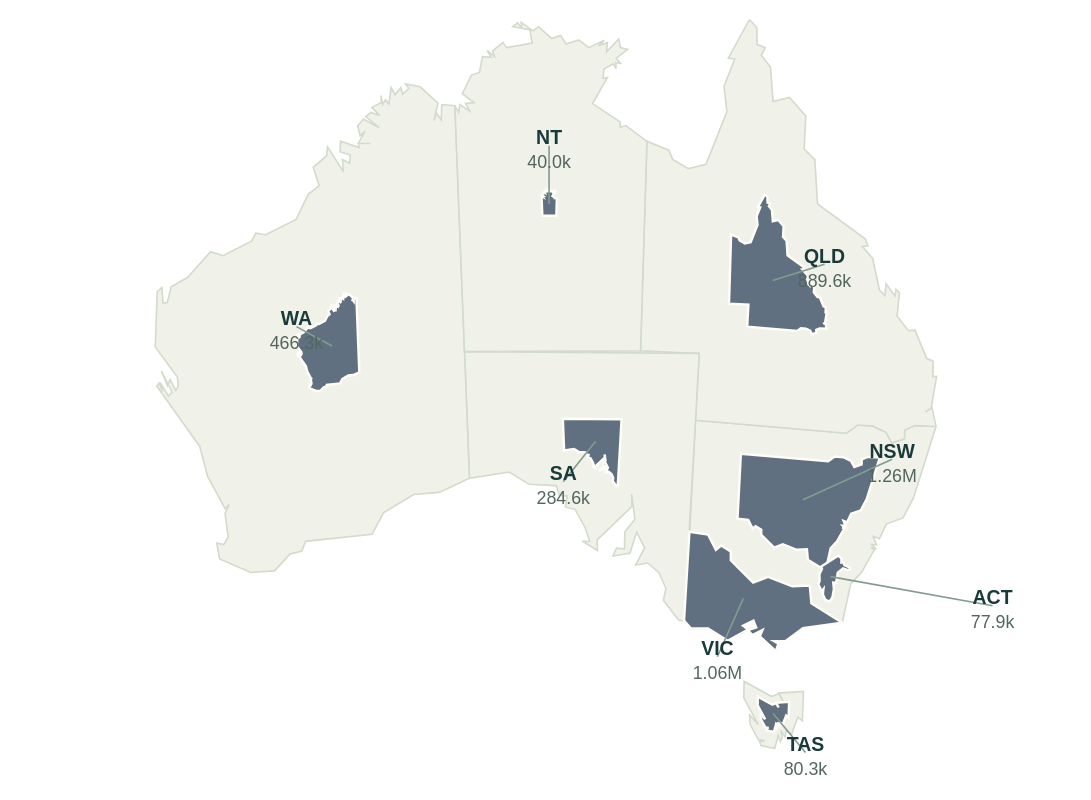

Specify this chart in Vega-Lite:
### Vega-Lite specification from a JSON file in a GitHub repository (floating-point values rounded to 4 significant figures; data arrays with more than 128 entries replaced by an {"elided": "..."} marker saying what was removed)
{"$schema": "https://vega.github.io/schema/vega-lite/v5.json", "background": "transparent", "padding": 12, "config": {"font": "Arial", "view": {"stroke": null}, "axis": {"labelFontSize": 12, "titleFontSize": 12, "titleFontWeight": "normal", "labelColor": "#193a3a", "titleColor": "#193a3a", "domain": false, "gridColor": "#e1e5dd", "labelPadding": 6, "titlePadding": 12}, "legend": {"orient": "bottom", "titleLimit": 300, "labelLimit": 220, "labelFontSize": 11, "titleFontSize": 11, "titleFontWeight": "normal"}, "title": {"anchor": "start", "fontSize": 14, "color": "#193a3a"}}, "width": 650, "height": 470, "projection": {"type": "identity", "reflectY": false, "scale": 1, "translate": [0, 0]}, "layer": [{"data": {"values": [{"type": "Feature", "properties": {"state": "New South Wales", "abbr": "NSW", "total": 1257730}, "geometry": {"type": "Polygon", "coordinates": [[[519.9, 341.2], [513.2, 348.3], [507.9, 372.4], [488.9, 360.5], [487.9, 349.4], [477.1, 349.9], [462.2, 344.1], [452.9, 347.7], [439.1, 333.9], [439.1, 328.4], [433.1, 324.7], [429.9, 327.4], [425.1, 318.0], [413.8, 316.8], [417.3, 247.4], [510.6, 255.4], [517.6, 250.3], [526.9, 251.1], [534.9, 254.9], [538.5, 261.5], [546.3, 258.8], [546.4, 253.4], [552.8, 250.7], [565.8, 251.3], [551.9, 295.4], [545.4, 307.7], [535.1, 311.5], [530.8, 320.6], [527.0, 319.1], [529.0, 324.4], [526.1, 324.1], [528.3, 326.5], [525.5, 326.0], [527.7, 327.2], [519.9, 341.2]]]}}, {"type": "Feature", "properties": {"state": "Victoria", "abbr": "VIC", "total": 1064538}, "geometry": {"type": "Polygon", "coordinates": [[[413.6, 316.2], [425.1, 318.0], [429.9, 327.4], [433.1, 324.7], [439.1, 328.4], [439.1, 333.9], [452.9, 347.7], [462.2, 344.1], [477.1, 349.9], [487.9, 349.4], [488.9, 360.5], [507.9, 372.4], [483.7, 375.7], [473.0, 383.7], [465.8, 383.8], [468.5, 385.4], [466.9, 390.0], [457.0, 380.9], [458.7, 376.9], [452.4, 380.0], [449.6, 377.0], [454.8, 375.3], [453.1, 371.1], [446.7, 374.2], [449.8, 376.6], [437.2, 383.6], [425.1, 375.9], [414.3, 375.7], [410.2, 371.1], [413.6, 316.2]]]}}, {"type": "Feature", "properties": {"state": "Queensland", "abbr": "QLD", "total": 889635}, "geometry": {"type": "Polygon", "coordinates": [[[565.8, 251.3], [552.8, 250.7], [546.4, 253.4], [546.3, 258.8], [538.5, 261.5], [534.9, 254.9], [526.9, 251.1], [517.6, 250.3], [510.6, 255.4], [417.3, 247.4], [419.6, 206.2], [383.4, 204.6], [387.3, 75.21], [400.9, 80.71], [403.2, 86.37], [412.9, 92.1], [423.8, 89.38], [436.7, 57.03], [434.9, 41.16], [441.6, 24.51], [437.6, 23.86], [450.7, 0], [455.1, 5.091], [455.4, 15.51], [460.4, 17.47], [457.9, 22.11], [463.6, 29.36], [465.2, 50.61], [475.3, 48.18], [485.4, 59.58], [484.4, 79.98], [491.0, 86.57], [492.7, 113.9], [522.2, 135.6], [523.8, 139.8], [520.3, 140.2], [526.7, 147.4], [530.9, 167.0], [534.2, 170.4], [535.0, 163.2], [540.4, 170.7], [541.1, 166.6], [543.2, 168.7], [541.8, 183.2], [548.7, 192.0], [552.8, 191.8], [560.0, 209.2], [564.1, 211.1], [563.8, 220.5], [566.2, 220.3], [562.8, 240.0], [559.2, 242.3], [563.3, 239.6], [565.8, 251.3]]]}}, {"type": "Feature", "properties": {"state": "South Australia", "abbr": "SA", "total": 284559}, "geometry": {"type": "Polygon", "coordinates": [[[417.3, 247.4], [410.2, 371.1], [406.9, 370.9], [397.5, 358.5], [399.1, 351.1], [394.7, 341.4], [387.8, 335.5], [380.4, 336.8], [385.9, 326.1], [381.0, 316.5], [376.8, 329.6], [366.4, 331.2], [368.6, 326.4], [373.5, 326.8], [373.7, 316.2], [379.9, 308.5], [377.9, 292.9], [378.0, 300.8], [356.6, 321.2], [356.8, 327.8], [347.5, 321.9], [352.0, 322.2], [349.1, 313.6], [343.0, 302.5], [337.0, 300.9], [338.2, 294.2], [333.4, 293.8], [331.3, 287.8], [314.5, 287.0], [302.4, 279.4], [277.8, 283.3], [274.7, 205.0], [419.6, 206.2], [417.3, 247.4]]]}}, {"type": "Feature", "properties": {"state": "Western Australia", "abbr": "WA", "total": 466285}, "geometry": {"type": "Polygon", "coordinates": {"elided": "1x88x2 float values"}}}, {"type": "Feature", "properties": {"state": "Tasmania", "abbr": "TAS", "total": 80280}, "geometry": {"type": "Polygon", "coordinates": [[[470.9, 443.5], [469.7, 445.6], [468.3, 442.0], [466.2, 450], [457.8, 448.3], [456.9, 445.7], [460.1, 445.2], [456.1, 444.7], [451.0, 435.1], [450.7, 429.3], [456.0, 435.1], [447.1, 418.8], [447.3, 408.6], [464.4, 417.9], [468.6, 416.2], [471.7, 421.3], [468.8, 415.8], [484.0, 414.8], [483.3, 433.0], [480.5, 430.7], [476.6, 441.3], [473.3, 439.1], [472.6, 442.9], [469.9, 438.9], [470.9, 443.5]]]}}, {"type": "Feature", "properties": {"state": "Northern Territory", "abbr": "NT", "total": 40005}, "geometry": {"type": "Polygon", "coordinates": [[[387.3, 75.21], [383.4, 204.6], [274.7, 205.0], [268.8, 53.26], [271.1, 57.49], [271.8, 52.6], [277.9, 56.43], [275.4, 51.8], [280.7, 51.35], [273.4, 45.81], [279.0, 34.32], [284.0, 32.69], [285.8, 22.99], [291.1, 23.38], [288.8, 19.3], [293.3, 22.93], [292.1, 19.35], [298.5, 14.26], [300.8, 17.42], [316.5, 14.64], [315.1, 6.395], [304.5, 4.552], [307.6, 1.974], [310.2, 5.793], [309.7, 1.81], [317.0, 7.04], [320.4, 4.48], [328.6, 11.75], [334.0, 9.876], [337.5, 15.21], [345.3, 12.7], [351.5, 17.42], [361.0, 12.87], [357.5, 16.15], [362.9, 14.36], [362.4, 20.1], [369.9, 12.09], [371.0, 17.32], [375.4, 18.48], [368.4, 24.08], [371.0, 27.08], [368.1, 26.75], [368.3, 30.37], [366.5, 27.39], [360.8, 30.65], [360.3, 36.41], [363.0, 35.78], [353.8, 51.93], [370.9, 63.41], [370.7, 66.51], [374.3, 65.51], [387.3, 75.21]]]}}, {"type": "Feature", "properties": {"state": "Australian Capital Territory", "abbr": "ACT", "total": 77886}, "geometry": {"type": "Polygon", "coordinates": [[[503.6, 340.5], [503.9, 341.2], [505.2, 341.8], [505.2, 342.2], [504.7, 342.4], [503.6, 342.0], [502.4, 343.0], [502.0, 345.4], [501.3, 345.3], [501.5, 346.9], [501.1, 348.7], [500.5, 349.7], [499.5, 349.4], [498.9, 348.1], [499.0, 346.8], [498.6, 347.3], [497.8, 345.7], [498.1, 345.0], [498.1, 343.3], [498.7, 342.1], [498.5, 341.6], [502.5, 339.0], [503.2, 339.6], [503.2, 340.6], [503.6, 340.5]]]}}]}, "mark": {"type": "geoshape", "fill": "#f0f1e8", "stroke": "#d3dbcd", "strokeWidth": 1}, "encoding": {"tooltip": [{"field": "properties.state", "title": "Geographic reference"}]}}, {"data": {"values": [{"type": "Feature", "properties": {"state": "New South Wales", "abbr": "NSW", "total": 1257730}, "geometry": {"type": "Polygon", "coordinates": [[[504.6, 322.3], [500.7, 326.4], [497.7, 340.4], [486.7, 333.5], [486.1, 327.1], [479.9, 327.4], [471.2, 324.0], [465.9, 326.1], [457.9, 318.1], [457.9, 314.9], [454.4, 312.8], [452.6, 314.3], [449.8, 308.9], [443.3, 308.2], [445.3, 268.1], [499.2, 272.8], [503.3, 269.8], [508.6, 270.2], [513.3, 272.5], [515.4, 276.3], [519.9, 274.7], [520.0, 271.6], [523.6, 270.0], [531.1, 270.4], [523.1, 295.8], [519.4, 303.0], [513.4, 305.2], [510.9, 310.4], [508.7, 309.6], [509.9, 312.6], [508.2, 312.5], [509.5, 313.8], [507.9, 313.5], [509.1, 314.3], [504.6, 322.3]]]}}, {"type": "Feature", "properties": {"state": "Victoria", "abbr": "VIC", "total": 1064538}, "geometry": {"type": "Polygon", "coordinates": [[[413.6, 316.2], [425.1, 318.0], [429.9, 327.4], [433.1, 324.7], [439.1, 328.4], [439.1, 333.9], [452.9, 347.7], [462.2, 344.1], [477.1, 349.9], [487.9, 349.4], [488.9, 360.5], [507.9, 372.4], [483.7, 375.7], [473.0, 383.7], [465.8, 383.8], [468.5, 385.4], [466.9, 390.0], [457.0, 380.9], [458.7, 376.9], [452.4, 380.0], [449.6, 377.0], [454.8, 375.3], [453.1, 371.1], [446.7, 374.2], [449.8, 376.6], [437.2, 383.6], [425.1, 375.9], [414.3, 375.7], [410.2, 371.1], [413.6, 316.2]]]}}, {"type": "Feature", "properties": {"state": "Queensland", "abbr": "QLD", "total": 889635}, "geometry": {"type": "Polygon", "coordinates": [[[498.3, 191.0], [494.0, 190.8], [491.9, 191.7], [491.8, 193.4], [489.3, 194.3], [488.1, 192.2], [485.4, 190.9], [482.3, 190.6], [480.0, 192.3], [449.2, 189.7], [450.0, 176.0], [438.0, 175.5], [439.3, 132.8], [443.8, 134.6], [444.6, 136.5], [447.7, 138.3], [451.4, 137.4], [455.6, 126.8], [455.0, 121.5], [457.2, 116.0], [455.9, 115.8], [460.2, 107.9], [461.7, 109.6], [461.8, 113.0], [463.5, 113.7], [462.6, 115.2], [464.5, 117.6], [465.0, 124.6], [468.4, 123.8], [471.7, 127.6], [471.4, 134.3], [473.6, 136.5], [474.1, 145.6], [483.9, 152.7], [484.4, 154.1], [483.2, 154.2], [485.4, 156.6], [486.7, 163.1], [487.8, 164.2], [488.1, 161.8], [489.9, 164.3], [490.1, 163.0], [490.8, 163.7], [490.4, 168.5], [492.6, 171.4], [494.0, 171.3], [496.4, 177.0], [497.7, 177.7], [497.6, 180.8], [498.4, 180.7], [497.3, 187.2], [496.1, 188.0], [497.5, 187.1], [498.3, 191.0]]]}}, {"type": "Feature", "properties": {"state": "South Australia", "abbr": "SA", "total": 284559}, "geometry": {"type": "Polygon", "coordinates": [[[371.1, 257.1], [369.3, 288.0], [368.5, 288.0], [366.2, 284.9], [366.5, 283.1], [365.4, 280.6], [363.7, 279.2], [361.9, 279.5], [363.3, 276.8], [362.0, 274.4], [361.0, 277.7], [358.4, 278.1], [358.9, 276.9], [360.1, 277.0], [360.2, 274.3], [361.8, 272.4], [361.3, 268.5], [361.3, 270.5], [355.9, 275.6], [356.0, 277.2], [353.6, 275.8], [354.8, 275.8], [354.1, 273.7], [352.5, 270.9], [351.0, 270.5], [351.3, 268.8], [350.1, 268.7], [349.6, 267.2], [345.4, 267.0], [342.4, 265.1], [336.2, 266.1], [335.4, 246.5], [371.7, 246.8], [371.1, 257.1]]]}}, {"type": "Feature", "properties": {"state": "Western Australia", "abbr": "WA", "total": 466285}, "geometry": {"type": "Polygon", "coordinates": {"elided": "1x88x2 float values"}}}, {"type": "Feature", "properties": {"state": "Tasmania", "abbr": "TAS", "total": 80280}, "geometry": {"type": "Polygon", "coordinates": [[[468.2, 436.4], [467.6, 437.5], [466.9, 435.6], [465.7, 439.8], [461.3, 438.9], [460.8, 437.6], [462.5, 437.3], [460.4, 437.0], [457.7, 432.0], [457.6, 428.9], [460.3, 432.0], [455.7, 423.4], [455.8, 418.0], [464.8, 422.9], [467.0, 422.0], [468.6, 424.7], [467.1, 421.8], [475.1, 421.2], [474.8, 430.9], [473.3, 429.7], [471.2, 435.3], [469.5, 434.1], [469.1, 436.1], [467.7, 434.0], [468.2, 436.4]]]}}, {"type": "Feature", "properties": {"state": "Northern Territory", "abbr": "NT", "total": 40005}, "geometry": {"type": "Polygon", "coordinates": [[[331.7, 110.9], [331.4, 121.2], [322.8, 121.2], [322.3, 109.1], [322.5, 109.4], [322.5, 109.1], [323.0, 109.4], [322.8, 109.0], [323.2, 109.0], [322.7, 108.5], [323.1, 107.6], [323.5, 107.5], [323.7, 106.7], [324.1, 106.7], [323.9, 106.4], [324.2, 106.7], [324.1, 106.4], [324.7, 106.0], [324.8, 106.2], [326.1, 106.0], [326.0, 105.4], [325.1, 105.2], [325.4, 105.0], [325.6, 105.3], [325.6, 105.0], [326.1, 105.4], [326.4, 105.2], [327.1, 105.8], [327.5, 105.6], [327.8, 106.1], [328.4, 105.9], [328.9, 106.2], [329.6, 105.9], [329.4, 106.1], [329.8, 106.0], [329.8, 106.5], [330.3, 105.8], [330.4, 106.2], [330.8, 106.3], [330.2, 106.8], [330.4, 107.0], [330.2, 107.0], [330.2, 107.3], [330.1, 107.0], [329.6, 107.3], [329.6, 107.8], [329.8, 107.7], [329.1, 109.0], [330.4, 109.9], [330.4, 110.2], [330.7, 110.1], [331.7, 110.9]]]}}, {"type": "Feature", "properties": {"state": "Australian Capital Territory", "abbr": "ACT", "total": 77886}, "geometry": {"type": "Polygon", "coordinates": [[[508.3, 334.9], [509.3, 336.8], [512.6, 338.3], [512.8, 339.4], [511.2, 340.0], [508.4, 338.9], [505.2, 341.4], [504.1, 347.9], [502.4, 347.7], [502.8, 351.7], [501.9, 356.7], [500.1, 359.4], [497.6, 358.3], [495.9, 354.9], [496.3, 351.7], [495.2, 353.0], [493.1, 348.7], [493.9, 346.7], [493.8, 342.3], [495.4, 339.2], [495.0, 337.7], [505.5, 330.9], [507.4, 332.6], [507.4, 335.2], [508.3, 334.9]]]}}]}, "mark": {"type": "geoshape", "fill": "#607080", "stroke": "#fffdf7", "strokeWidth": 1.5}, "encoding": {"tooltip": [{"field": "properties.state", "title": "State / territory"}, {"field": "properties.total", "type": "quantitative", "title": "School enrolments · 2025", "format": ",.0f"}]}}, {"data": {"values": [{"state": "New South Wales", "abbr": "NSW", "total": 1257730, "x": 483.7, "y": 296.5, "labelX": 538.7, "labelY": 271.5, "count": "1.26M"}, {"state": "Victoria", "abbr": "VIC", "total": 1064538, "x": 446.8, "y": 357.4, "labelX": 430.8, "labelY": 393.4, "count": "1.06M"}, {"state": "Queensland", "abbr": "QLD", "total": 889635, "x": 465.0, "y": 161.2, "labelX": 497.0, "labelY": 151.2, "count": "889.6k"}, {"state": "South Australia", "abbr": "SA", "total": 284559, "x": 355.7, "y": 260.4, "labelX": 335.7, "labelY": 285.4, "count": "284.6k"}, {"state": "Western Australia", "abbr": "WA", "total": 466285, "x": 193.0, "y": 201.6, "labelX": 171.0, "labelY": 189.6, "count": "466.3k"}, {"state": "Tasmania", "abbr": "TAS", "total": 80280, "x": 465.2, "y": 428.5, "labelX": 485.2, "labelY": 452.5, "count": "80.3k"}, {"state": "Northern Territory", "abbr": "NT", "total": 40005, "x": 326.9, "y": 113.9, "labelX": 326.9, "labelY": 77.94, "count": "40.0k"}, {"state": "Australian Capital Territory", "abbr": "ACT", "total": 77886, "x": 500.7, "y": 343.9, "labelX": 600.7, "labelY": 361.9, "count": "77.9k"}]}, "mark": {"type": "rule", "color": "#829c90", "strokeWidth": 1}, "encoding": {"x": {"field": "x", "type": "quantitative", "axis": null, "scale": {"domain": [0, 650]}}, "y": {"field": "y", "type": "quantitative", "axis": null, "scale": {"domain": [470, 0]}}, "x2": {"field": "labelX"}, "y2": {"field": "labelY"}}}, {"data": {"values": [{"state": "New South Wales", "abbr": "NSW", "total": 1257730, "x": 483.7, "y": 296.5, "labelX": 538.7, "labelY": 271.5, "count": "1.26M"}, {"state": "Victoria", "abbr": "VIC", "total": 1064538, "x": 446.8, "y": 357.4, "labelX": 430.8, "labelY": 393.4, "count": "1.06M"}, {"state": "Queensland", "abbr": "QLD", "total": 889635, "x": 465.0, "y": 161.2, "labelX": 497.0, "labelY": 151.2, "count": "889.6k"}, {"state": "South Australia", "abbr": "SA", "total": 284559, "x": 355.7, "y": 260.4, "labelX": 335.7, "labelY": 285.4, "count": "284.6k"}, {"state": "Western Australia", "abbr": "WA", "total": 466285, "x": 193.0, "y": 201.6, "labelX": 171.0, "labelY": 189.6, "count": "466.3k"}, {"state": "Tasmania", "abbr": "TAS", "total": 80280, "x": 465.2, "y": 428.5, "labelX": 485.2, "labelY": 452.5, "count": "80.3k"}, {"state": "Northern Territory", "abbr": "NT", "total": 40005, "x": 326.9, "y": 113.9, "labelX": 326.9, "labelY": 77.94, "count": "40.0k"}, {"state": "Australian Capital Territory", "abbr": "ACT", "total": 77886, "x": 500.7, "y": 343.9, "labelX": 600.7, "labelY": 361.9, "count": "77.9k"}]}, "mark": {"type": "text", "fontSize": 12, "fontWeight": "bold", "color": "#193a3a", "dy": -5}, "encoding": {"x": {"field": "labelX", "type": "quantitative", "axis": null, "scale": {"domain": [0, 650]}}, "y": {"field": "labelY", "type": "quantitative", "axis": null, "scale": {"domain": [470, 0]}}, "text": {"field": "abbr"}, "tooltip": [{"field": "state", "title": "State / territory"}, {"field": "total", "type": "quantitative", "title": "School enrolments", "format": ",.0f"}]}}, {"data": {"values": [{"state": "New South Wales", "abbr": "NSW", "total": 1257730, "x": 483.7, "y": 296.5, "labelX": 538.7, "labelY": 271.5, "count": "1.26M"}, {"state": "Victoria", "abbr": "VIC", "total": 1064538, "x": 446.8, "y": 357.4, "labelX": 430.8, "labelY": 393.4, "count": "1.06M"}, {"state": "Queensland", "abbr": "QLD", "total": 889635, "x": 465.0, "y": 161.2, "labelX": 497.0, "labelY": 151.2, "count": "889.6k"}, {"state": "South Australia", "abbr": "SA", "total": 284559, "x": 355.7, "y": 260.4, "labelX": 335.7, "labelY": 285.4, "count": "284.6k"}, {"state": "Western Australia", "abbr": "WA", "total": 466285, "x": 193.0, "y": 201.6, "labelX": 171.0, "labelY": 189.6, "count": "466.3k"}, {"state": "Tasmania", "abbr": "TAS", "total": 80280, "x": 465.2, "y": 428.5, "labelX": 485.2, "labelY": 452.5, "count": "80.3k"}, {"state": "Northern Territory", "abbr": "NT", "total": 40005, "x": 326.9, "y": 113.9, "labelX": 326.9, "labelY": 77.94, "count": "40.0k"}, {"state": "Australian Capital Territory", "abbr": "ACT", "total": 77886, "x": 500.7, "y": 343.9, "labelX": 600.7, "labelY": 361.9, "count": "77.9k"}]}, "mark": {"type": "text", "fontSize": 11, "color": "#52665e", "dy": 11}, "encoding": {"x": {"field": "labelX", "type": "quantitative", "axis": null, "scale": {"domain": [0, 650]}}, "y": {"field": "labelY", "type": "quantitative", "axis": null, "scale": {"domain": [470, 0]}}, "text": {"field": "count"}}}]}
